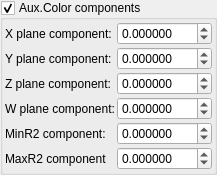
    <widget class="MyGroupBox" name="groupCheck_fold_color_aux_color_enabled_false">
     <property name="title">
      <string>Aux.Color components</string>
     </property>
     <property name="checkable">
      <bool>true</bool>
     </property>
     <layout class="QVBoxLayout" name="verticalLayout_11">
      <property name="leftMargin">
       <number>2</number>
      </property>
      <property name="topMargin">
       <number>2</number>
      </property>
      <property name="rightMargin">
       <number>2</number>
      </property>
      <property name="bottomMargin">
       <number>2</number>
      </property>
      <item>
       <layout class="QGridLayout" name="gridLayout_16" columnstretch="0,1">
        <property name="spacing">
         <number>2</number>
        </property>
        <item row="2" column="0">
         <widget class="QLabel" name="label_44">
          <property name="text">
           <string>Y plane component:</string>
          </property>
         </widget>
        </item>
        <item row="6" column="0">
         <widget class="QLabel" name="label_43">
          <property name="text">
           <string>MaxR2 component</string>
          </property>
         </widget>
        </item>
        <item row="5" column="0">
         <widget class="QLabel" name="label_42">
          <property name="text">
           <string>MinR2 component:</string>
          </property>
         </widget>
        </item>
        <item row="5" column="1">
         <widget class="MyDoubleSpinBox" name="spinbox_mandelbox_color_Sp1">
          <property name="sizePolicy">
           <sizepolicy hsizetype="Minimum" vsizetype="Maximum">
            <horstretch>0</horstretch>
            <verstretch>0</verstretch>
           </sizepolicy>
          </property>
          <property name="prefix">
           <string/>
          </property>
          <property name="suffix">
           <string/>
          </property>
          <property name="decimals">
           <number>6</number>
          </property>
          <property name="minimum">
           <double>-100.000000000000000</double>
          </property>
          <property name="maximum">
           <double>100.000000000000000</double>
          </property>
          <property name="singleStep">
           <double>0.100000000000000</double>
          </property>
         </widget>
        </item>
        <item row="1" column="1">
         <widget class="MyDoubleSpinBox" name="spinbox4_mandelbox_color_4D_x">
          <property name="sizePolicy">
           <sizepolicy hsizetype="Minimum" vsizetype="Maximum">
            <horstretch>0</horstretch>
            <verstretch>0</verstretch>
           </sizepolicy>
          </property>
          <property name="prefix">
           <string/>
          </property>
          <property name="suffix">
           <string/>
          </property>
          <property name="decimals">
           <number>6</number>
          </property>
          <property name="minimum">
           <double>-100.000000000000000</double>
          </property>
          <property name="maximum">
           <double>100.000000000000000</double>
          </property>
          <property name="singleStep">
           <double>0.100000000000000</double>
          </property>
         </widget>
        </item>
        <item row="3" column="1">
         <widget class="MyDoubleSpinBox" name="spinbox4_mandelbox_color_4D_z">
          <property name="sizePolicy">
           <sizepolicy hsizetype="Minimum" vsizetype="Maximum">
            <horstretch>0</horstretch>
            <verstretch>0</verstretch>
           </sizepolicy>
          </property>
          <property name="prefix">
           <string/>
          </property>
          <property name="suffix">
           <string/>
          </property>
          <property name="decimals">
           <number>6</number>
          </property>
          <property name="minimum">
           <double>-100.000000000000000</double>
          </property>
          <property name="maximum">
           <double>100.000000000000000</double>
          </property>
          <property name="singleStep">
           <double>0.100000000000000</double>
          </property>
         </widget>
        </item>
        <item row="3" column="0">
         <widget class="QLabel" name="label_41">
          <property name="text">
           <string>Z plane component:</string>
          </property>
         </widget>
        </item>
        <item row="2" column="1">
         <widget class="MyDoubleSpinBox" name="spinbox4_mandelbox_color_4D_y">
          <property name="sizePolicy">
           <sizepolicy hsizetype="Minimum" vsizetype="Maximum">
            <horstretch>0</horstretch>
            <verstretch>0</verstretch>
           </sizepolicy>
          </property>
          <property name="prefix">
           <string/>
          </property>
          <property name="suffix">
           <string/>
          </property>
          <property name="decimals">
           <number>6</number>
          </property>
          <property name="minimum">
           <double>-100.000000000000000</double>
          </property>
          <property name="maximum">
           <double>100.000000000000000</double>
          </property>
          <property name="singleStep">
           <double>0.100000000000000</double>
          </property>
         </widget>
        </item>
        <item row="6" column="1">
         <widget class="MyDoubleSpinBox" name="spinbox_mandelbox_color_Sp2">
          <property name="sizePolicy">
           <sizepolicy hsizetype="Minimum" vsizetype="Maximum">
            <horstretch>0</horstretch>
            <verstretch>0</verstretch>
           </sizepolicy>
          </property>
          <property name="prefix">
           <string/>
          </property>
          <property name="suffix">
           <string/>
          </property>
          <property name="decimals">
           <number>6</number>
          </property>
          <property name="minimum">
           <double>-100.000000000000000</double>
          </property>
          <property name="maximum">
           <double>100.000000000000000</double>
          </property>
          <property name="singleStep">
           <double>0.100000000000000</double>
          </property>
         </widget>
        </item>
        <item row="1" column="0">
         <widget class="QLabel" name="label_29">
          <property name="text">
           <string>X plane component:</string>
          </property>
         </widget>
        </item>
        <item row="4" column="1">
         <widget class="MyDoubleSpinBox" name="spinbox4_mandelbox_color_4D_w">
          <property name="sizePolicy">
           <sizepolicy hsizetype="Minimum" vsizetype="Maximum">
            <horstretch>0</horstretch>
            <verstretch>0</verstretch>
           </sizepolicy>
          </property>
          <property name="prefix">
           <string/>
          </property>
          <property name="suffix">
           <string/>
          </property>
          <property name="decimals">
           <number>6</number>
          </property>
          <property name="minimum">
           <double>-100.000000000000000</double>
          </property>
          <property name="maximum">
           <double>100.000000000000000</double>
          </property>
          <property name="singleStep">
           <double>0.100000000000000</double>
          </property>
         </widget>
        </item>
        <item row="4" column="0">
         <widget class="QLabel" name="label_45">
          <property name="text">
           <string>W plane component:</string>
          </property>
         </widget>
        </item>
       </layout>
      </item>
     </layout>
    </widget>
